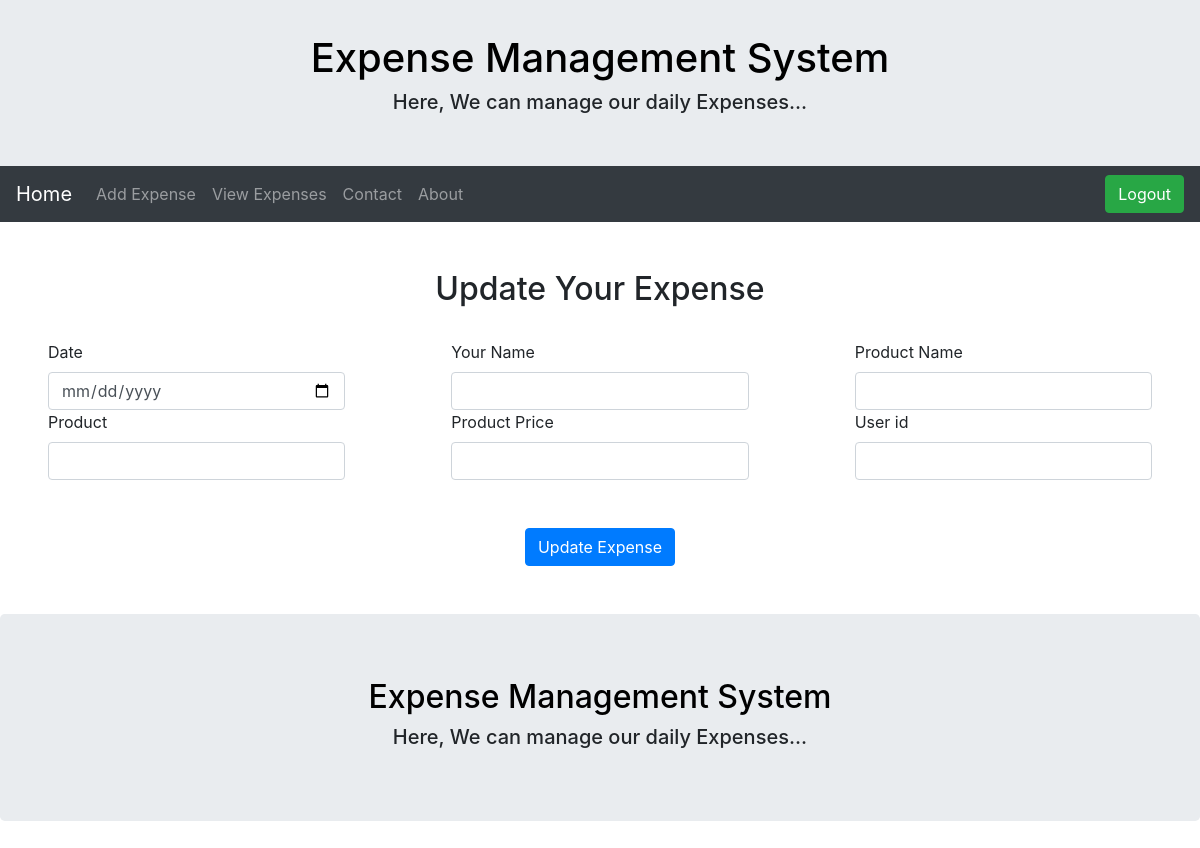
The page /update/38 on the database as committed earlier.
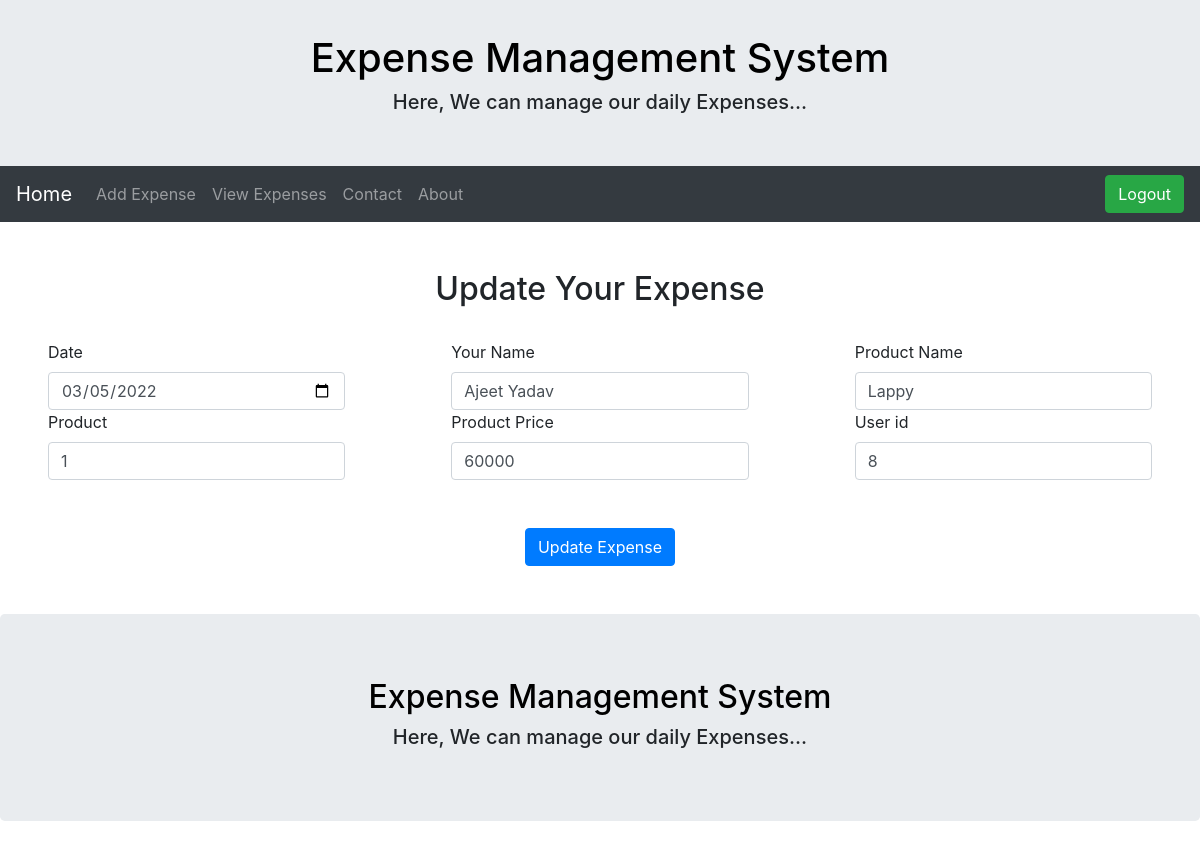
The same page on the database as committed later.
### tables this page shows
CREATE TABLE Products (
	date_ VARCHAR NOT NULL,
	id INTEGER PRIMARY KEY AUTOINCREMENT,
	name TEXT NOT NULL,
	products TEXT NOT NULL,
	prod_qnty TEXT NOT NULL,
	prod_price TEXT NOT NULL,
	user_id INTEGER UNIQUE 
);

### app.py (the view, shortened to what this page needs)
@app.route('/update/<int:id>',methods=['POST','GET'])
def update(id):
    connection = sqlite3.connect("users.db")
    connection.row_factory = sqlite3.Row
    cursor = connection.cursor()
    cursor.execute('select * from Products WHERE id={0}'.format(id))
    rows = cursor.fetchone()
    connection.close()
    return render_template('update.html',rows = rows)

### Templates/update.html (shortened to what this page needs)
{% extends 'layout.html'%}
{% block content%}
<!DOCTYPE html>
<html lang="en" dir="ltr">
<head>
</head>
<body>
  <br><br>
  <center>
    <h2>Update Your Expense</h2>
    <br>
  </center>
  <form method="post" >
    <div class="form-row">
    <div class="col  mx-sm-5">
      <label>Date</label>
      <input type="date" class="form-control" name="date" value="{{rows['date_']}}" required>
    </div>
    <div class="col mx-sm-5">
      <label>Your Name</label>
      <input type="text" class="form-control" name='name' value="{{rows['name']}}" required>
    </div>
    <div class="col mx-sm-5">
      <label>Product Name</label>
      <input type="text" class="form-control" name='prod_name' value="{{rows['Products']}}" required>
    </div>
  </div>
    <div class="form-row">
    <div class="col  mx-sm-5">
      <label>Product</label>
      <input type="text" class="form-control" name='prod_Qty' value="{{rows['prod_qnty']}}" required>
    </div>
    <div class="col mx-sm-5">
      <label>Product Price</label>
      <input type="text" class="form-control" name='price' value="{{rows['prod_price']}}" required>
    </div>
    <div class="col mx-sm-5">
      <label>User id</label>
      <input type="text" class="form-control" name='user-id' value="{{rows['user_id']}}" required>
    </div>
  </div>
  <br><br>
  <center>
    <div class="form-row">
    <div class="col mx-sm-5">
      <button class="btn btn-primary" type="submit">Update Expense</button>
    </div>
    </div>
  </center>
  <br><br>
</form>
</body>
</html>
{% endblock %}

### Templates/layout.html (shortened to what this page needs)
<!DOCTYPE html>
<html lang="en">
<head>
  <link rel="stylesheet" href="https://maxcdn.bootstrapcdn.com/bootstrap/4.5.2/css/bootstrap.min.css">
</head>
<body>
  <div class="jumbotron text-center" style="margin-bottom:-20px; margin-top: -30px;">
    <h1><a style="text-decoration: none; color: black;" href="{{url_for('home')}}">Expense Management System</a></h1>
    <h5>Here, We can manage our daily Expenses...</h5>
  </div>
  <nav class="navbar navbar-expand-sm bg-dark navbar-dark">
    <a class="navbar-brand" href="{{url_for('home')}}">Home</a>
    <div class="collapse navbar-collapse" id="collapsibleNavbar">
      <ul class="navbar-nav">
        <li class="nav-item">
          <a class="nav-link" href="{{url_for('add_expenses')}}">Add Expense</a>
        </li>
        <li class="nav-item">
          <a class="nav-link" href="{{url_for('view')}}"> View Expenses</a>
        </li>
        <li class="nav-item">
          <a class="nav-link" href="{{url_for('contact')}}">Contact</a>
        </li>
        <li class="nav-item">
          <a class="nav-link" href="{{url_for('about')}}">About</a>
        </li>
      </ul>
    </div>
   <a href="{{url_for('logout')}}"><button class="btn btn-success" type="button">Logout</button></a>
  </nav>
  {% block content %}
  {% endblock %}
  <div class="jumbotron text-center" style="margin-bottom:0px; margin-top: 0px;">
    <h2><a style="text-decoration: none; color: black;" href="{{url_for('home')}}">Expense Management System</a></h2>
    <h5>Here, We can manage our daily Expenses...</h5>
  </div>
</body>
</html>

Rows that differ between the two databases and show on the page:
added Products: date "03/05/2022", name "Ajeet Yadav", prod_name "Lappy", prod_Qty "1", price "60000", user-id "8"
